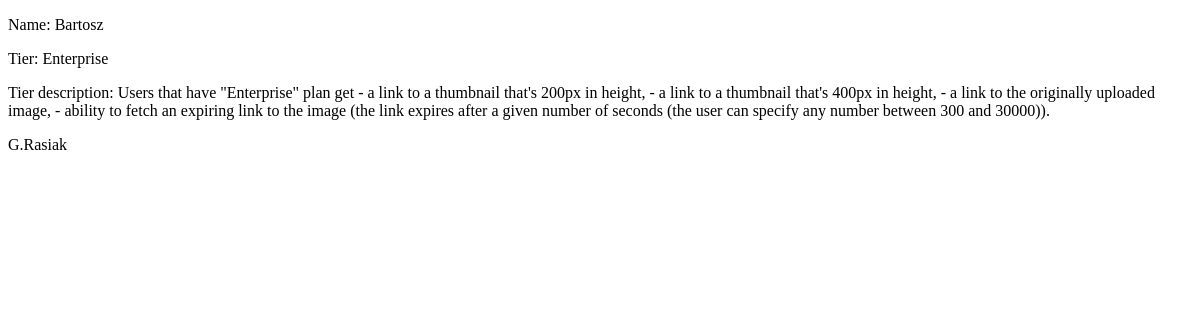
The page /user-detail/1 on the database as committed earlier.
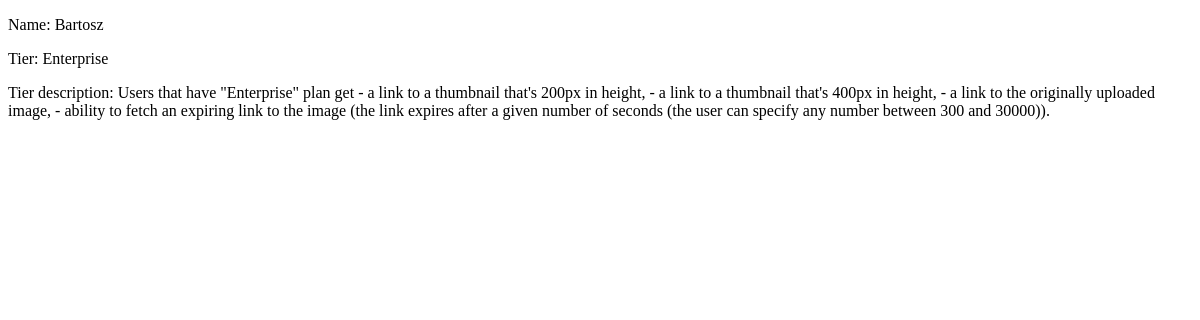
The same page on the database as committed later.
### image_upload_app/models.py (models this page shows, shortened)
class Image(models.Model):
    user = models.ForeignKey(User, on_delete=models.CASCADE)
    file = models.ImageField(upload_to="images", null=True)
    name = models.CharField(max_length=50)
    thumbnail_200 = models.ImageField(upload_to='thumbnails/200/', null=True, blank=True)
    thumbnail_400 = models.ImageField(upload_to='thumbnails/400/', null=True, blank=True)
    file_with_expiring_link = models.ImageField(upload_to="images/expiring", blank=True, null=True)
    link_expiration_seconds = models.IntegerField(validators=[MinValueValidator(300),
        MaxValueValidator(30000),], null=True, blank=True)
    upload_time = models.DateTimeField(auto_now_add=True)

### image_upload_app/views.py (the view)
# urls.py: path("user-detail/<int:id>", views.user_detail, name="user-detail"),
def user_detail(request, id):
    user = User.objects.get(id=id)
    user_tier_association = UserTierAssociation.objects.get(user=user)
    context = {
        "user": user,
        "images": user.image_set.all(),
        "tier": user_tier_association.tier if user_tier_association else None,
    }
    return render(request, 'image_upload_app/user_detail.html', context)

### image_upload_app/templates/image_upload_app/user_detail.html (shortened to what this page needs)
<!DOCTYPE html>
<html lang="en">
<head>
</head>
<body>
    <p>Name: {{ user.username }}</p>
    <p>Tier: {{ tier.name }}</p>
    <p>Tier description: {{ tier.description }}</p>
    {% for image in images %}
        <p>{{ image.name }} </p>
    {% endfor %}
</body>
</html>

Rows that differ between the two databases and show on the page:
removed Image: name "G.Rasiak"
